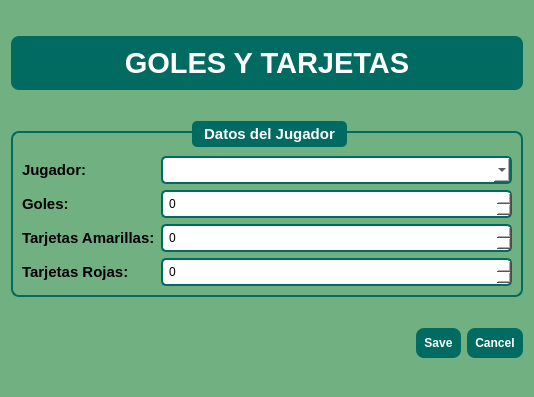
<?xml version="1.0" encoding="UTF-8"?>
<ui version="4.0">
 <class>DialogFormGolesTarjetas</class>
 <widget class="QDialog" name="DialogFormGolesTarjetas">
  <property name="geometry">
   <rect>
    <x>0</x>
    <y>0</y>
    <width>534</width>
    <height>397</height>
   </rect>
  </property>
  <property name="windowTitle">
   <string>Goles y Tarjetas</string>
  </property>
  <property name="styleSheet">
   <string notr="true">
QDialog { background-color: rgb(113,177,129); }

QLabel#lblTitulo {
 font-size: 22pt;
 font-weight: bold;
 color: white;
 background-color: rgb(1,107,97);
 border-radius: 8px;
 padding: 10px;
}

QGroupBox {
 color: white;
 font-weight: bold;
 border: 2px solid rgb(1,107,97);
 border-radius: 8px;
 margin-top: 10px;
}

QGroupBox::title {
 subcontrol-origin: margin;
 subcontrol-position: top center;
 padding: 4px 10px;
 background-color: rgb(1,107,97);
 border-radius: 5px;
}

QSpinBox, QComboBox {
 background-color: white;
 border: 2px solid rgb(1,107,97);
 border-radius: 5px;
 padding: 4px;
}

QPushButton {
 background-color: rgb(1,107,97);
 color: white;
 border-radius: 8px;
 padding: 8px;
 font-weight: bold;
}
   </string>
  </property>
  <layout class="QVBoxLayout">
   <item>
    <widget class="QLabel" name="lblTitulo">
     <property name="sizePolicy">
      <sizepolicy hsizetype="Preferred" vsizetype="Fixed">
       <horstretch>0</horstretch>
       <verstretch>0</verstretch>
      </sizepolicy>
     </property>
     <property name="text">
      <string>GOLES Y TARJETAS</string>
     </property>
     <property name="alignment">
      <set>Qt::AlignmentFlag::AlignCenter</set>
     </property>
    </widget>
   </item>
   <item>
    <widget class="QGroupBox" name="groupBox">
     <property name="sizePolicy">
      <sizepolicy hsizetype="Expanding" vsizetype="Fixed">
       <horstretch>0</horstretch>
       <verstretch>0</verstretch>
      </sizepolicy>
     </property>
     <property name="font">
      <font>
       <pointsize>11</pointsize>
       <bold>true</bold>
      </font>
     </property>
     <property name="title">
      <string>Datos del Jugador</string>
     </property>
     <layout class="QFormLayout">
      <item row="1" column="0">
       <widget class="QLabel" name="label">
        <property name="font">
         <font>
          <pointsize>11</pointsize>
          <bold>true</bold>
         </font>
        </property>
        <property name="text">
         <string>Jugador:</string>
        </property>
       </widget>
      </item>
      <item row="1" column="1">
       <widget class="QComboBox" name="cmbJugador">
        <property name="styleSheet">
         <string notr="true">color: rgb(0, 0, 0);</string>
        </property>
       </widget>
      </item>
      <item row="2" column="0">
       <widget class="QLabel" name="label">
        <property name="font">
         <font>
          <pointsize>11</pointsize>
          <bold>true</bold>
         </font>
        </property>
        <property name="text">
         <string>Goles:</string>
        </property>
       </widget>
      </item>
      <item row="2" column="1">
       <widget class="QSpinBox" name="spinGoles">
        <property name="styleSheet">
         <string notr="true">color: rgb(0, 0, 0);</string>
        </property>
       </widget>
      </item>
      <item row="3" column="0">
       <widget class="QLabel" name="label">
        <property name="font">
         <font>
          <pointsize>11</pointsize>
          <bold>true</bold>
         </font>
        </property>
        <property name="text">
         <string>Tarjetas Amarillas:</string>
        </property>
       </widget>
      </item>
      <item row="3" column="1">
       <widget class="QSpinBox" name="spinAmarillas">
        <property name="styleSheet">
         <string notr="true">color: rgb(0, 0, 0);</string>
        </property>
       </widget>
      </item>
      <item row="4" column="0">
       <widget class="QLabel" name="label">
        <property name="font">
         <font>
          <pointsize>11</pointsize>
          <bold>true</bold>
         </font>
        </property>
        <property name="text">
         <string>Tarjetas Rojas:</string>
        </property>
       </widget>
      </item>
      <item row="4" column="1">
       <widget class="QSpinBox" name="spinRojas">
        <property name="styleSheet">
         <string notr="true">color: rgb(0, 0, 0);</string>
        </property>
       </widget>
      </item>
      <item row="0" column="1">
       <spacer name="horizontalSpacer">
        <property name="orientation">
         <enum>Qt::Orientation::Horizontal</enum>
        </property>
        <property name="sizeHint" stdset="0">
         <size>
          <width>40</width>
          <height>8</height>
         </size>
        </property>
       </spacer>
      </item>
     </layout>
    </widget>
   </item>
   <item>
    <widget class="QDialogButtonBox" name="buttonBox">
     <property name="standardButtons">
      <set>QDialogButtonBox::StandardButton::Cancel|QDialogButtonBox::StandardButton::Save</set>
     </property>
    </widget>
   </item>
  </layout>
 </widget>
 <resources/>
 <connections>
  <connection>
   <sender>buttonBox</sender>
   <signal>accepted()</signal>
   <receiver>DialogFormGolesTarjetas</receiver>
   <slot>accept()</slot>
   <hints>
    <hint type="sourcelabel">
     <x>20</x>
     <y>20</y>
    </hint>
    <hint type="destinationlabel">
     <x>20</x>
     <y>20</y>
    </hint>
   </hints>
  </connection>
  <connection>
   <sender>buttonBox</sender>
   <signal>rejected()</signal>
   <receiver>DialogFormGolesTarjetas</receiver>
   <slot>reject()</slot>
   <hints>
    <hint type="sourcelabel">
     <x>20</x>
     <y>20</y>
    </hint>
    <hint type="destinationlabel">
     <x>20</x>
     <y>20</y>
    </hint>
   </hints>
  </connection>
 </connections>
</ui>
